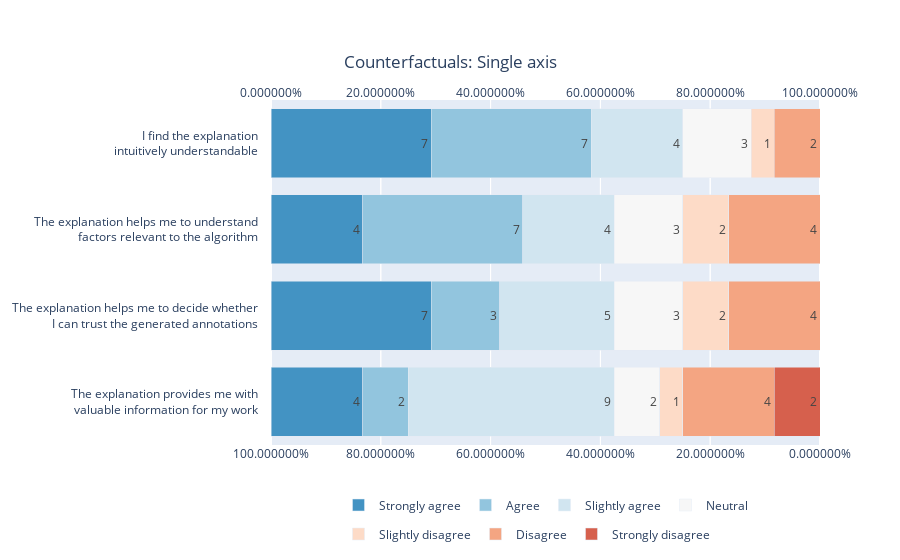
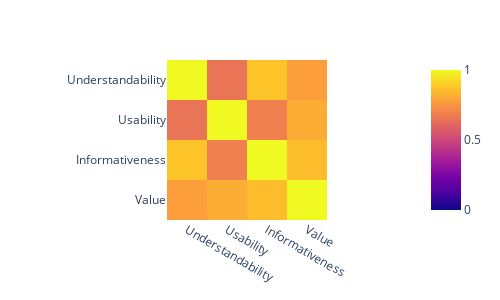
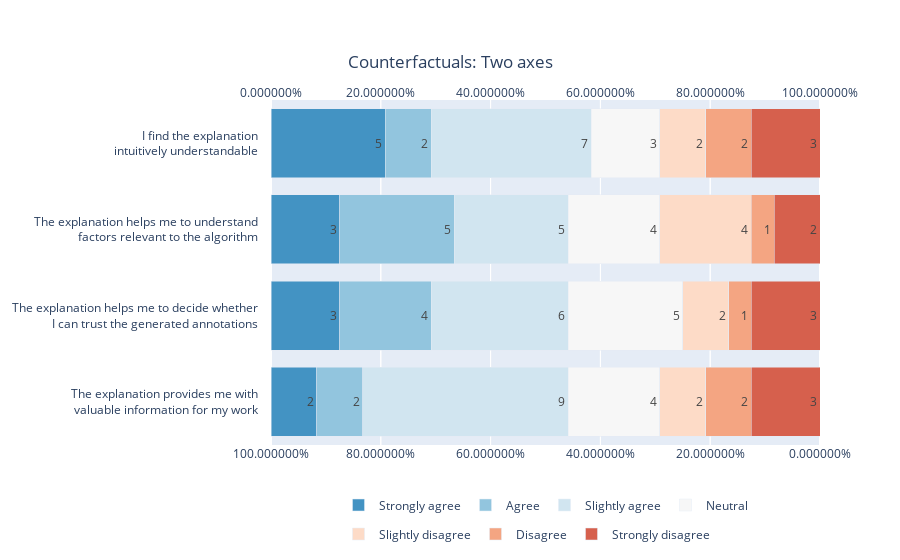
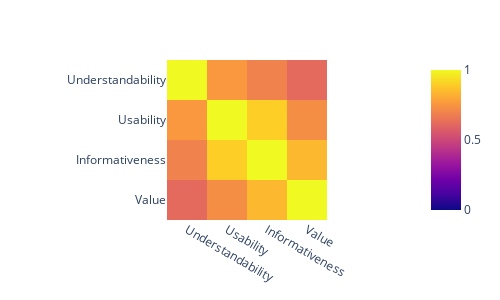

The code cell stored with these charts, in order, in its notebook:
### Markdown cell above
## Stacked diverging bar charts

### Code cell
from typing import Optional
from collections import Counter

import plotly
import plotly.graph_objects as go
import plotly.express as px

from PIL import Image
import io
from IPython.display import display

def plotly_figure_to_image(fig, extension: str = 'png', **kwargs):
    img_bytes = fig.to_image(format=extension, **kwargs)
    return Image.open(io.BytesIO(img_bytes))

def save_image(image, name: str, save_dir: str = "images", extension: str="png"):
    if not os.path.exists(save_dir):
        os.mkdir(save_dir)
    filename = "".join(i for i in name if i not in "\\/:*?<>| ")
    filepath = f"{save_dir}/{filename}.{extension}"
    image.save(filepath)

def stackedBarChartDF(
    df: pd.DataFrame,
    title: str,
    palette: list,
    diverging: bool = False,
    attributes: list = ["Understandability", "Usability", "Informativeness", "Value"],
    labels: Optional[list] = None,
    save_fig: bool = False,
    save_dir: str = "images",
    web_display: bool = False
):
    counters = [Counter(df[attribute]) for attribute in attributes]

    fig = go.Figure()  # type: ignore

    category_order = [
        "Strongly disagree",
        "Disagree",
        "Slightly disagree",
        "Neutral",
        "Slightly agree",
        "Agree",
        "Strongly agree",
    ]

    number_order = [1, 2, 3, 4, 5, 6, 7]

    labels = labels if labels else attributes

    def add_bar_trace(num, transform, showlegend: bool = True):
        rating = number_order[num]
        counts = [counter[rating] for counter in counters]
        total_count = sum(counters[0].values())

        xvals = [transform(count) / total_count for count in counts]

        fig.add_trace(
            go.Bar(
                x=xvals,
                y=labels,
                orientation="h",
                name=category_order[num],
                width=0.8,
                marker_color=palette[num],
                legendgroup=category_order[num],
                showlegend=False,

            )  # type: ignore
        )

    if diverging:
        # negative side
        add_bar_trace(3, lambda x: x * -0.5)
        for num in reversed(range(0, 3)):
            add_bar_trace(num, lambda x: x * -1)

        # positive side
        add_bar_trace(3, lambda x: x * 0.5, showlegend=False)
        for num in range(4, 7):
            add_bar_trace(num, lambda x: x)
    else:
        for num in reversed(range(0,7)):
            add_bar_trace(num, lambda x: x)
    

    for num in reversed(range(0, 7)):
            fig.add_trace(
                go.Bar(
                    x=[0] * 7,
                    y=labels,
                    orientation="h",
                    name=category_order[num],
                    marker_color=palette[num],
                    legendgroup=category_order[num]
                )  # type: ignore
            )

    fig.update_layout(
        barmode="relative" if diverging else "stack",
        yaxis_autorange="reversed",
        title=dict(
            text=title,
            x=0.5,
            y=0.9
            ),
        xaxis={"tick0": 0, "tickformat": "%", "range": [-1, 1]},
        legend=dict(
            orientation="h",
            yanchor="bottom",
            y=-0.3,
            xanchor="center",
            x=0.5,
        ),
        font=dict(
            size=12
            )
    )

    if not diverging:
        fig.update_layout(
            xaxis = {
                "range" : [0,1],
                'side': 'top'
                # "color" : palette[-1]
                }, 
            xaxis2= {
                'anchor': 'y', 
                'overlaying': 'x', 
                'side': 'bottom', 
                "tickformat": "%", 
                "range": [1, 0], 
                # "color" : palette[1]
                })
        fig.data[-1].update(xaxis='x2')

    im = plotly_figure_to_image(fig, width=1400, height=400, validate=True)
    
    if web_display: 
        fig.show()
    else:
        display(im)

    if save_fig:
        save_image(im, name, save_dir)

    return fig, counters


palette = [plotly.colors.diverging.RdBu[n] for n in [2, 3, 4, 5, 6, 7, 8]]  # type: ignore
space = " " * 4
labels = [
    f"I find the explanation{space}<br>intuitively understandable{space}",
    f"The explanation helps me to understand{space}<br>factors relevant to the algorithm{space}",
    f"The explanation helps me to decide whether{space}<br> I can trust the generated annotations{space}",
    f"The explanation provides me with{space}<br>valuable information for my work{space}",
]

counters = []

for name, df in result_dataframes.items():
    fig, counter = stackedBarChartDF(
        df,
        name,
        palette,
        labels=labels,
        web_display=True,
        save_fig=True,
        save_dir=figure_save_dir,
    )

    px.imshow(df.corr(method='spearman'), zmin=0, width = 500, height=300).show()

    for comment in comments[name]:
        print(comment)
    counters.append(counter)

### Figure 1 — Plotly figure (JSON) as saved in the notebook; plotly's stock layout.template omitted (floating-point values rounded to 4 significant figures)
{"data": [{"legendgroup": "Strongly agree", "marker": {"color": "rgb(67,147,195)"}, "name": "Strongly agree", "orientation": "h", "showlegend": false, "text": ["7", "4", "7", "4"], "textposition": "inside", "type": "bar", "width": 0.8, "x": [0.2917, 0.1667, 0.2917, 0.1667], "y": ["I find the explanation    <br>intuitively understandable    ", "The explanation helps me to understand    <br>factors relevant to the algorithm    ", "The explanation helps me to decide whether    <br> I can trust the generated annotations    ", "The explanation provides me with    <br>valuable information for my work    "]}, {"legendgroup": "Agree", "marker": {"color": "rgb(146,197,222)"}, "name": "Agree", "orientation": "h", "showlegend": false, "text": ["7", "7", "3", "2"], "textposition": "inside", "type": "bar", "width": 0.8, "x": [0.2917, 0.2917, 0.125, 0.08333], "y": ["I find the explanation    <br>intuitively understandable    ", "The explanation helps me to understand    <br>factors relevant to the algorithm    ", "The explanation helps me to decide whether    <br> I can trust the generated annotations    ", "The explanation provides me with    <br>valuable information for my work    "]}, {"legendgroup": "Slightly agree", "marker": {"color": "rgb(209,229,240)"}, "name": "Slightly agree", "orientation": "h", "showlegend": false, "text": ["4", "4", "5", "9"], "textposition": "inside", "type": "bar", "width": 0.8, "x": [0.1667, 0.1667, 0.2083, 0.375], "y": ["I find the explanation    <br>intuitively understandable    ", "The explanation helps me to understand    <br>factors relevant to the algorithm    ", "The explanation helps me to decide whether    <br> I can trust the generated annotations    ", "The explanation provides me with    <br>valuable information for my work    "]}, {"legendgroup": "Neutral", "marker": {"color": "rgb(247,247,247)"}, "name": "Neutral", "orientation": "h", "showlegend": false, "text": ["3", "3", "3", "2"], "textposition": "inside", "type": "bar", "width": 0.8, "x": [0.125, 0.125, 0.125, 0.08333], "y": ["I find the explanation    <br>intuitively understandable    ", "The explanation helps me to understand    <br>factors relevant to the algorithm    ", "The explanation helps me to decide whether    <br> I can trust the generated annotations    ", "The explanation provides me with    <br>valuable information for my work    "]}, {"legendgroup": "Slightly disagree", "marker": {"color": "rgb(253,219,199)"}, "name": "Slightly disagree", "orientation": "h", "showlegend": false, "text": ["1", "2", "2", "1"], "textposition": "inside", "type": "bar", "width": 0.8, "x": [0.04167, 0.08333, 0.08333, 0.04167], "y": ["I find the explanation    <br>intuitively understandable    ", "The explanation helps me to understand    <br>factors relevant to the algorithm    ", "The explanation helps me to decide whether    <br> I can trust the generated annotations    ", "The explanation provides me with    <br>valuable information for my work    "]}, {"legendgroup": "Disagree", "marker": {"color": "rgb(244,165,130)"}, "name": "Disagree", "orientation": "h", "showlegend": false, "text": ["2", "4", "4", "4"], "textposition": "inside", "type": "bar", "width": 0.8, "x": [0.08333, 0.1667, 0.1667, 0.1667], "y": ["I find the explanation    <br>intuitively understandable    ", "The explanation helps me to understand    <br>factors relevant to the algorithm    ", "The explanation helps me to decide whether    <br> I can trust the generated annotations    ", "The explanation provides me with    <br>valuable information for my work    "]}, {"legendgroup": "Strongly disagree", "marker": {"color": "rgb(214,96,77)"}, "name": "Strongly disagree", "orientation": "h", "showlegend": false, "text": ["0", "0", "0", "2"], "textposition": "inside", "type": "bar", "width": 0.8, "x": [0, 0, 0, 0.08333], "y": ["I find the explanation    <br>intuitively understandable    ", "The explanation helps me to understand    <br>factors relevant to the algorithm    ", "The explanation helps me to decide whether    <br> I can trust the generated annotations    ", "The explanation provides me with    <br>valuable information for my work    "]}, {"legendgroup": "Strongly agree", "marker": {"color": "rgb(67,147,195)"}, "name": "Strongly agree", "orientation": "h", "type": "bar", "x": [0, 0, 0, 0, 0, 0, 0], "y": ["I find the explanation    <br>intuitively understandable    ", "The explanation helps me to understand    <br>factors relevant to the algorithm    ", "The explanation helps me to decide whether    <br> I can trust the generated annotations    ", "The explanation provides me with    <br>valuable information for my work    "]}, {"legendgroup": "Agree", "marker": {"color": "rgb(146,197,222)"}, "name": "Agree", "orientation": "h", "type": "bar", "x": [0, 0, 0, 0, 0, 0, 0], "y": ["I find the explanation    <br>intuitively understandable    ", "The explanation helps me to understand    <br>factors relevant to the algorithm    ", "The explanation helps me to decide whether    <br> I can trust the generated annotations    ", "The explanation provides me with    <br>valuable information for my work    "]}, {"legendgroup": "Slightly agree", "marker": {"color": "rgb(209,229,240)"}, "name": "Slightly agree", "orientation": "h", "type": "bar", "x": [0, 0, 0, 0, 0, 0, 0], "y": ["I find the explanation    <br>intuitively understandable    ", "The explanation helps me to understand    <br>factors relevant to the algorithm    ", "The explanation helps me to decide whether    <br> I can trust the generated annotations    ", "The explanation provides me with    <br>valuable information for my work    "]}, {"legendgroup": "Neutral", "marker": {"color": "rgb(247,247,247)"}, "name": "Neutral", "orientation": "h", "type": "bar", "x": [0, 0, 0, 0, 0, 0, 0], "y": ["I find the explanation    <br>intuitively understandable    ", "The explanation helps me to understand    <br>factors relevant to the algorithm    ", "The explanation helps me to decide whether    <br> I can trust the generated annotations    ", "The explanation provides me with    <br>valuable information for my work    "]}, {"legendgroup": "Slightly disagree", "marker": {"color": "rgb(253,219,199)"}, "name": "Slightly disagree", "orientation": "h", "type": "bar", "x": [0, 0, 0, 0, 0, 0, 0], "y": ["I find the explanation    <br>intuitively understandable    ", "The explanation helps me to understand    <br>factors relevant to the algorithm    ", "The explanation helps me to decide whether    <br> I can trust the generated annotations    ", "The explanation provides me with    <br>valuable information for my work    "]}, {"legendgroup": "Disagree", "marker": {"color": "rgb(244,165,130)"}, "name": "Disagree", "orientation": "h", "type": "bar", "x": [0, 0, 0, 0, 0, 0, 0], "y": ["I find the explanation    <br>intuitively understandable    ", "The explanation helps me to understand    <br>factors relevant to the algorithm    ", "The explanation helps me to decide whether    <br> I can trust the generated annotations    ", "The explanation provides me with    <br>valuable information for my work    "]}, {"legendgroup": "Strongly disagree", "marker": {"color": "rgb(214,96,77)"}, "name": "Strongly disagree", "orientation": "h", "type": "bar", "x": [0, 0, 0, 0, 0, 0, 0], "xaxis": "x2", "y": ["I find the explanation    <br>intuitively understandable    ", "The explanation helps me to understand    <br>factors relevant to the algorithm    ", "The explanation helps me to decide whether    <br> I can trust the generated annotations    ", "The explanation provides me with    <br>valuable information for my work    "]}], "layout": {"barmode": "stack", "font": {"size": 12}, "legend": {"orientation": "h", "x": 0.5, "xanchor": "center", "y": -0.3, "yanchor": "bottom"}, "title": {"text": "Counterfactuals: Single axis", "x": 0.5, "y": 0.9}, "xaxis": {"range": [0, 1], "side": "top", "tick0": 0, "tickformat": "%"}, "xaxis2": {"anchor": "y", "overlaying": "x", "range": [1, 0], "side": "bottom", "tickformat": "%"}, "yaxis": {"autorange": "reversed"}}}

### Figure 2 — Plotly figure (JSON) as saved in the notebook; plotly's stock layout.template omitted (floating-point values rounded to 4 significant figures)
{"data": [{"coloraxis": "coloraxis", "hovertemplate": "x: %{x}<br>y: %{y}<br>color: %{z}<extra></extra>", "name": "0", "type": "heatmap", "x": ["Understandability", "Usability", "Informativeness", "Value"], "xaxis": "x", "y": ["Understandability", "Usability", "Informativeness", "Value"], "yaxis": "y", "z": [[1, 0.6518, 0.8726, 0.7755], [0.6518, 1, 0.6874, 0.8145], [0.8726, 0.6874, 1, 0.854], [0.7755, 0.8145, 0.854, 1]]}], "layout": {"coloraxis": {"cmax": 1, "cmin": 0, "colorscale": [[0, "#0d0887"], [0.1111, "#46039f"], [0.2222, "#7201a8"], [0.3333, "#9c179e"], [0.4444, "#bd3786"], [0.5556, "#d8576b"], [0.6667, "#ed7953"], [0.7778, "#fb9f3a"], [0.8889, "#fdca26"], [1, "#f0f921"]]}, "height": 300, "margin": {"t": 60}, "width": 500, "xaxis": {"anchor": "y", "constrain": "domain", "domain": [0, 1], "scaleanchor": "y"}, "yaxis": {"anchor": "x", "autorange": "reversed", "constrain": "domain", "domain": [0, 1]}}}

### Figure 3 — Plotly figure (JSON) as saved in the notebook; plotly's stock layout.template omitted (floating-point values rounded to 4 significant figures)
{"data": [{"legendgroup": "Strongly agree", "marker": {"color": "rgb(67,147,195)"}, "name": "Strongly agree", "orientation": "h", "showlegend": false, "text": ["5", "3", "3", "2"], "textposition": "inside", "type": "bar", "width": 0.8, "x": [0.2083, 0.125, 0.125, 0.08333], "y": ["I find the explanation    <br>intuitively understandable    ", "The explanation helps me to understand    <br>factors relevant to the algorithm    ", "The explanation helps me to decide whether    <br> I can trust the generated annotations    ", "The explanation provides me with    <br>valuable information for my work    "]}, {"legendgroup": "Agree", "marker": {"color": "rgb(146,197,222)"}, "name": "Agree", "orientation": "h", "showlegend": false, "text": ["2", "5", "4", "2"], "textposition": "inside", "type": "bar", "width": 0.8, "x": [0.08333, 0.2083, 0.1667, 0.08333], "y": ["I find the explanation    <br>intuitively understandable    ", "The explanation helps me to understand    <br>factors relevant to the algorithm    ", "The explanation helps me to decide whether    <br> I can trust the generated annotations    ", "The explanation provides me with    <br>valuable information for my work    "]}, {"legendgroup": "Slightly agree", "marker": {"color": "rgb(209,229,240)"}, "name": "Slightly agree", "orientation": "h", "showlegend": false, "text": ["7", "5", "6", "9"], "textposition": "inside", "type": "bar", "width": 0.8, "x": [0.2917, 0.2083, 0.25, 0.375], "y": ["I find the explanation    <br>intuitively understandable    ", "The explanation helps me to understand    <br>factors relevant to the algorithm    ", "The explanation helps me to decide whether    <br> I can trust the generated annotations    ", "The explanation provides me with    <br>valuable information for my work    "]}, {"legendgroup": "Neutral", "marker": {"color": "rgb(247,247,247)"}, "name": "Neutral", "orientation": "h", "showlegend": false, "text": ["3", "4", "5", "4"], "textposition": "inside", "type": "bar", "width": 0.8, "x": [0.125, 0.1667, 0.2083, 0.1667], "y": ["I find the explanation    <br>intuitively understandable    ", "The explanation helps me to understand    <br>factors relevant to the algorithm    ", "The explanation helps me to decide whether    <br> I can trust the generated annotations    ", "The explanation provides me with    <br>valuable information for my work    "]}, {"legendgroup": "Slightly disagree", "marker": {"color": "rgb(253,219,199)"}, "name": "Slightly disagree", "orientation": "h", "showlegend": false, "text": ["2", "4", "2", "2"], "textposition": "inside", "type": "bar", "width": 0.8, "x": [0.08333, 0.1667, 0.08333, 0.08333], "y": ["I find the explanation    <br>intuitively understandable    ", "The explanation helps me to understand    <br>factors relevant to the algorithm    ", "The explanation helps me to decide whether    <br> I can trust the generated annotations    ", "The explanation provides me with    <br>valuable information for my work    "]}, {"legendgroup": "Disagree", "marker": {"color": "rgb(244,165,130)"}, "name": "Disagree", "orientation": "h", "showlegend": false, "text": ["2", "1", "1", "2"], "textposition": "inside", "type": "bar", "width": 0.8, "x": [0.08333, 0.04167, 0.04167, 0.08333], "y": ["I find the explanation    <br>intuitively understandable    ", "The explanation helps me to understand    <br>factors relevant to the algorithm    ", "The explanation helps me to decide whether    <br> I can trust the generated annotations    ", "The explanation provides me with    <br>valuable information for my work    "]}, {"legendgroup": "Strongly disagree", "marker": {"color": "rgb(214,96,77)"}, "name": "Strongly disagree", "orientation": "h", "showlegend": false, "text": ["3", "2", "3", "3"], "textposition": "inside", "type": "bar", "width": 0.8, "x": [0.125, 0.08333, 0.125, 0.125], "y": ["I find the explanation    <br>intuitively understandable    ", "The explanation helps me to understand    <br>factors relevant to the algorithm    ", "The explanation helps me to decide whether    <br> I can trust the generated annotations    ", "The explanation provides me with    <br>valuable information for my work    "]}, {"legendgroup": "Strongly agree", "marker": {"color": "rgb(67,147,195)"}, "name": "Strongly agree", "orientation": "h", "type": "bar", "x": [0, 0, 0, 0, 0, 0, 0], "y": ["I find the explanation    <br>intuitively understandable    ", "The explanation helps me to understand    <br>factors relevant to the algorithm    ", "The explanation helps me to decide whether    <br> I can trust the generated annotations    ", "The explanation provides me with    <br>valuable information for my work    "]}, {"legendgroup": "Agree", "marker": {"color": "rgb(146,197,222)"}, "name": "Agree", "orientation": "h", "type": "bar", "x": [0, 0, 0, 0, 0, 0, 0], "y": ["I find the explanation    <br>intuitively understandable    ", "The explanation helps me to understand    <br>factors relevant to the algorithm    ", "The explanation helps me to decide whether    <br> I can trust the generated annotations    ", "The explanation provides me with    <br>valuable information for my work    "]}, {"legendgroup": "Slightly agree", "marker": {"color": "rgb(209,229,240)"}, "name": "Slightly agree", "orientation": "h", "type": "bar", "x": [0, 0, 0, 0, 0, 0, 0], "y": ["I find the explanation    <br>intuitively understandable    ", "The explanation helps me to understand    <br>factors relevant to the algorithm    ", "The explanation helps me to decide whether    <br> I can trust the generated annotations    ", "The explanation provides me with    <br>valuable information for my work    "]}, {"legendgroup": "Neutral", "marker": {"color": "rgb(247,247,247)"}, "name": "Neutral", "orientation": "h", "type": "bar", "x": [0, 0, 0, 0, 0, 0, 0], "y": ["I find the explanation    <br>intuitively understandable    ", "The explanation helps me to understand    <br>factors relevant to the algorithm    ", "The explanation helps me to decide whether    <br> I can trust the generated annotations    ", "The explanation provides me with    <br>valuable information for my work    "]}, {"legendgroup": "Slightly disagree", "marker": {"color": "rgb(253,219,199)"}, "name": "Slightly disagree", "orientation": "h", "type": "bar", "x": [0, 0, 0, 0, 0, 0, 0], "y": ["I find the explanation    <br>intuitively understandable    ", "The explanation helps me to understand    <br>factors relevant to the algorithm    ", "The explanation helps me to decide whether    <br> I can trust the generated annotations    ", "The explanation provides me with    <br>valuable information for my work    "]}, {"legendgroup": "Disagree", "marker": {"color": "rgb(244,165,130)"}, "name": "Disagree", "orientation": "h", "type": "bar", "x": [0, 0, 0, 0, 0, 0, 0], "y": ["I find the explanation    <br>intuitively understandable    ", "The explanation helps me to understand    <br>factors relevant to the algorithm    ", "The explanation helps me to decide whether    <br> I can trust the generated annotations    ", "The explanation provides me with    <br>valuable information for my work    "]}, {"legendgroup": "Strongly disagree", "marker": {"color": "rgb(214,96,77)"}, "name": "Strongly disagree", "orientation": "h", "type": "bar", "x": [0, 0, 0, 0, 0, 0, 0], "xaxis": "x2", "y": ["I find the explanation    <br>intuitively understandable    ", "The explanation helps me to understand    <br>factors relevant to the algorithm    ", "The explanation helps me to decide whether    <br> I can trust the generated annotations    ", "The explanation provides me with    <br>valuable information for my work    "]}], "layout": {"barmode": "stack", "font": {"size": 12}, "legend": {"orientation": "h", "x": 0.5, "xanchor": "center", "y": -0.3, "yanchor": "bottom"}, "title": {"text": "Counterfactuals: Two axes", "x": 0.5, "y": 0.9}, "xaxis": {"range": [0, 1], "side": "top", "tick0": 0, "tickformat": "%"}, "xaxis2": {"anchor": "y", "overlaying": "x", "range": [1, 0], "side": "bottom", "tickformat": "%"}, "yaxis": {"autorange": "reversed"}}}

### Figure 4 — Plotly figure (JSON) as saved in the notebook; plotly's stock layout.template omitted (floating-point values rounded to 4 significant figures)
{"data": [{"coloraxis": "coloraxis", "hovertemplate": "x: %{x}<br>y: %{y}<br>color: %{z}<extra></extra>", "name": "0", "type": "heatmap", "x": ["Understandability", "Usability", "Informativeness", "Value"], "xaxis": "x", "y": ["Understandability", "Usability", "Informativeness", "Value"], "yaxis": "y", "z": [[1, 0.7586, 0.6921, 0.6176], [0.7586, 1, 0.8985, 0.7283], [0.6921, 0.8985, 1, 0.8435], [0.6176, 0.7283, 0.8435, 1]]}], "layout": {"coloraxis": {"cmax": 1, "cmin": 0, "colorscale": [[0, "#0d0887"], [0.1111, "#46039f"], [0.2222, "#7201a8"], [0.3333, "#9c179e"], [0.4444, "#bd3786"], [0.5556, "#d8576b"], [0.6667, "#ed7953"], [0.7778, "#fb9f3a"], [0.8889, "#fdca26"], [1, "#f0f921"]]}, "height": 300, "margin": {"t": 60}, "width": 500, "xaxis": {"anchor": "y", "constrain": "domain", "domain": [0, 1], "scaleanchor": "y"}, "yaxis": {"anchor": "x", "autorange": "reversed", "constrain": "domain", "domain": [0, 1]}}}
